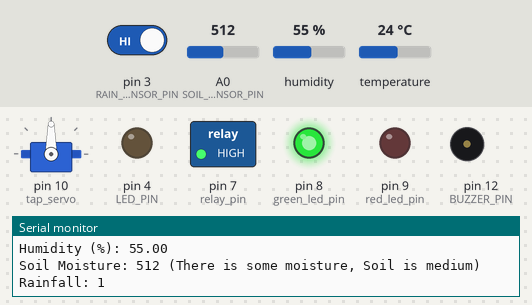
A sketch run on a simulated Arduino Uno, built with avr-gcc and run on an emulated ATmega328P. On the bench: servo, switched loads named in the sketch (green lamp = pin HIGH), output pins drawn as LEDs (lit = HIGH), buzzer (waves = sounding, pin HIGH), the last lines printed to the serial monitor. Inputs (shaded band) come from the test bench; at power-on: A0 (SOIL_MOISTURE_SENSOR_PIN) = 512, pin 3 (RAIN_SENSOR_PIN) HIGH, humidity 55 %, temperature 24 °C.

Above: at 4.8 s.
4.9 s: A0 (SOIL_MOISTURE_SENSOR_PIN) set to 926
7.9 s: A0 (SOIL_MOISTURE_SENSOR_PIN) set to 956
At 8.6 s:
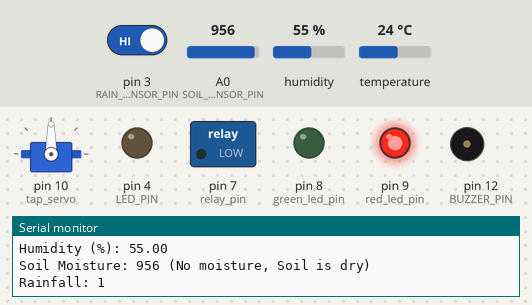
10.9 s: pin 3 (RAIN_SENSOR_PIN) driven LOW
At 12.9 s:
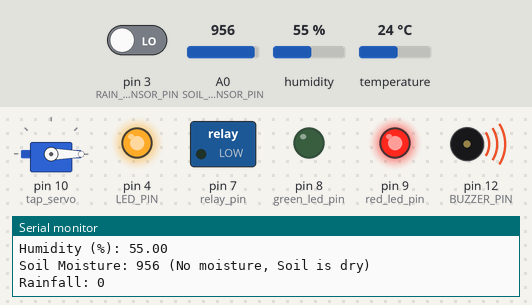
13.9 s: A0 (SOIL_MOISTURE_SENSOR_PIN) set to 314
At 15.2 s:
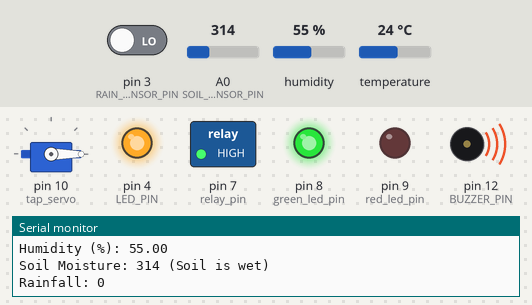
16.9 s: A0 (SOIL_MOISTURE_SENSOR_PIN) set to 950
At 18.3 s:
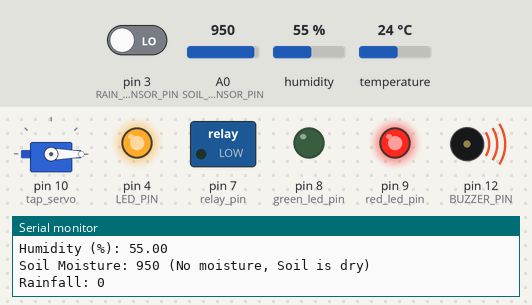
19.9 s: A0 (SOIL_MOISTURE_SENSOR_PIN) set to 930
At 21.4 s:
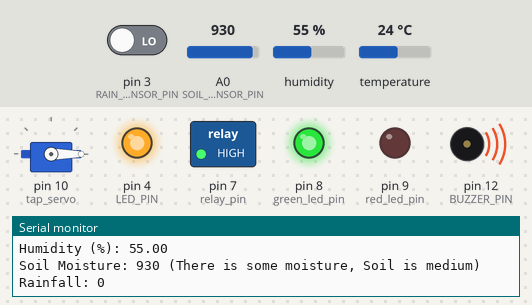
Timing chart, 0 to 22.9 s (numbered marks = the images above; inputs shaded):
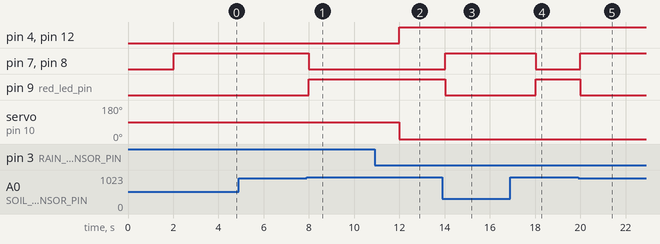

Measured:
- the behaviour switches between 939 and 940 on A0 (SOIL_MOISTURE_SENSOR_PIN) (found by bisection; images 0 and 1)
- after the input at 7.9 s, pin 7 (relay_pin), pin 8 (green_led_pin): HIGH → LOW after 0.10 s; pin 9 (red_led_pin): LOW → HIGH after 0.10 s
- after the input at 10.9 s, pin 4 (LED_PIN), pin 12 (BUZZER_PIN): LOW → HIGH after 1.1 s; servo on pin 10 (tap_servo): 90° → 0° after 1.1 s
- after the input at 13.9 s, pin 7 (relay_pin), pin 8 (green_led_pin): LOW → HIGH after 0.12 s; pin 9 (red_led_pin): HIGH → LOW after 0.12 s
- after the input at 16.9 s, pin 7 (relay_pin), pin 8 (green_led_pin): HIGH → LOW after 1.1 s; pin 9 (red_led_pin): LOW → HIGH after 1.1 s
- after the input at 19.9 s, pin 7 (relay_pin), pin 8 (green_led_pin): LOW → HIGH after 0.10 s; pin 9 (red_led_pin): HIGH → LOW after 0.10 s

The sketch:

sensors_code__1_.ino
```cpp
#include "DHT.h"
#include <Servo.h>

#define DHTPIN 2                      // DHT11 data pin
#define DHTTYPE DHT11                 // DHT 11

#define RAIN_SENSOR_PIN 3             // Rainfall sensor pin
#define SOIL_MOISTURE_SENSOR_PIN A0   // Soil moisture sensor analog pin
#define BUZZER_PIN 12                 // Buzzer pin
#define LED_PIN 4                     // Blue LED pin

#define relay_pin 7                   // Relay Pin
#define red_led_pin 9                     // Red LED Pin
#define green_led_pin 8               // Green LED Pin

#define tap_servo_pin 10           // Servo motor pin

// Initialize DHT sensor.
DHT dht(DHTPIN, DHTTYPE);
Servo tap_servo;

void setup() {
  Serial.begin(9600);
  dht.begin();   // Initialize DHT sensor

  pinMode(BUZZER_PIN, OUTPUT);        // Initialize buzzer pin as output
  pinMode(LED_PIN, OUTPUT);           // Initialize LED pin as output
  pinMode(relay_pin, OUTPUT);
  pinMode(red_led_pin, OUTPUT);
  pinMode(green_led_pin, OUTPUT);
  pinMode(RAIN_SENSOR_PIN, INPUT);    // Initialize rain sensor pin as input

  tap_servo.attach(10);    // Attach the servo motor to the specified pin
}

void loop() {
  static unsigned long lastTime = 0;
  const unsigned long interval = 2000; // Read sensors every 2 seconds

  unsigned long currentTime = millis();
  if (currentTime - lastTime >= interval) {
    lastTime = currentTime;

    // Read temperature and humidity from DHT11 sensor
    float humidity = dht.readHumidity();
    float temperatureC = dht.readTemperature();
    float temperatureF = dht.readTemperature(true);

    // Read soil moisture sensor
    int soilMoisture = analogRead(SOIL_MOISTURE_SENSOR_PIN);
    String soilStatus;

    // Check soil moisture and control the relay, LEDs, and water pump
    if (soilMoisture >= 940) {
      soilStatus = "No moisture, Soil is dry";
      digitalWrite(relay_pin, LOW);   // Turn on relay
      digitalWrite(red_led_pin, HIGH); // Turn on red LED
      digitalWrite(green_led_pin, LOW);// Turn off green LED
    } else if (soilMoisture >= 324 && soilMoisture < 940) {
      soilStatus = "There is some moisture, Soil is medium";
      digitalWrite(relay_pin, HIGH);    // Turn off relay
      digitalWrite(red_led_pin, LOW);  // Turn off red LED
      digitalWrite(green_led_pin, HIGH); // Turn on green LED
    } else {
      soilStatus = "Soil is wet";
      digitalWrite(relay_pin, HIGH);    // Turn off relay
      digitalWrite(red_led_pin, LOW);  // Turn off red LED
      digitalWrite(green_led_pin, HIGH); // Turn on green LED
    }

    // Read rainfall sensor
    int rainfall = digitalRead(RAIN_SENSOR_PIN);

    // Activate buzzer, LED, and servo if rainfall is detected
    if (rainfall == 0) {
      digitalWrite(BUZZER_PIN, HIGH);
      digitalWrite(LED_PIN, HIGH);
      tap_servo.write(0);           // Turn the servo motor to 180 degrees
    } else {
      digitalWrite(BUZZER_PIN, LOW);
      digitalWrite(LED_PIN, LOW);
      tap_servo.write(90);             // Turn the servo motor back to 0 degrees
    }

    // Print sensor readings to serial monitor
    Serial.print("Temperature (C): ");
    Serial.println(temperatureC);
    Serial.print("Temperature (F): ");
    Serial.println(temperatureF);
    Serial.print("Humidity (%): ");
    Serial.println(humidity);
    Serial.print("Soil Moisture: ");
    Serial.print(soilMoisture);
    Serial.print(" (");
    Serial.print(soilStatus);
    Serial.println(")");
    Serial.print("Rainfall: ");
    Serial.println(rainfall);
  }
}
```
